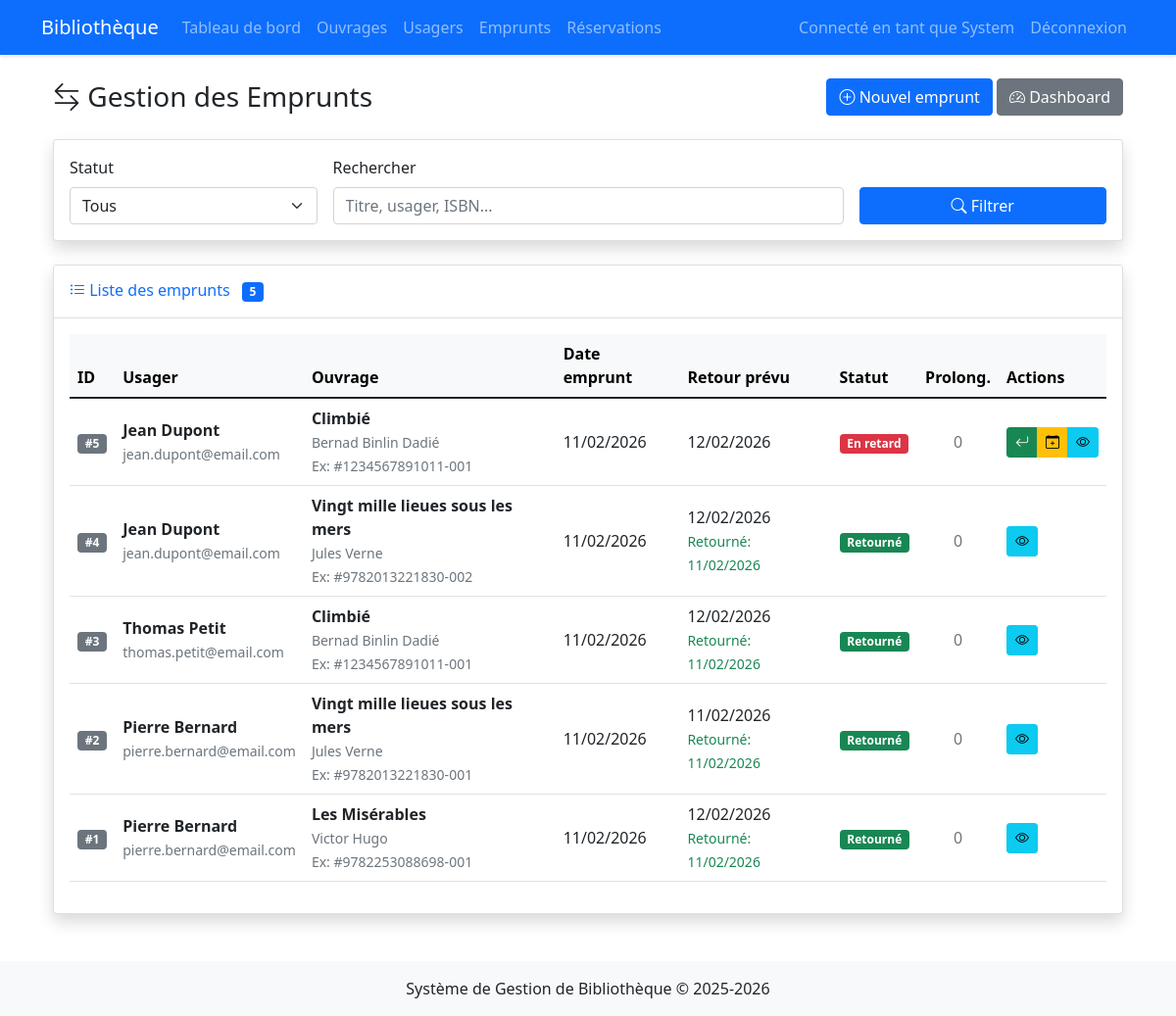
The page /admin/emprunts (signed in) on the database its author committed.
### models.py (models this page shows, shortened)
class Bibliothecaire(db.Model, UserMixin):
    __tablename__ = 'bibliothecaires'
    id = db.Column(db.Integer, primary_key=True)
    nom = db.Column(db.String(100), nullable=False)
    prenom = db.Column(db.String(100), nullable=False)
    login = db.Column(db.String(80), unique=True, nullable=False)
    password_hash = db.Column(db.String(200))
    date_creation = db.Column(db.DateTime, default=datetime.utcnow)

class Emprunt(db.Model):
    __tablename__ = 'emprunts'
    id = db.Column(db.Integer, primary_key=True)
    usager_id = db.Column(db.Integer, db.ForeignKey('usagers.id'), nullable=False)
    exemplaire_id = db.Column(db.Integer, db.ForeignKey('exemplaires.id'), nullable=False)
    date_emprunt = db.Column(db.DateTime, default=datetime.utcnow)
    date_retour_prevue = db.Column(db.DateTime)
    date_retour_reelle = db.Column(db.DateTime)
    statut = db.Column(db.String(20), default='en_cours')  # en_cours, retourné, en_retard
    prolongations = db.Column(db.Integer, default=0)
    def est_en_retard(self):
        if self.statut == 'retourné':
            return False
        return datetime.utcnow() > self.date_retour_prevue

class Usager(db.Model):
    __tablename__ = 'usagers'
    id = db.Column(db.Integer, primary_key=True)
    nom = db.Column(db.String(100), nullable=False)
    prenom = db.Column(db.String(100), nullable=False)
    email = db.Column(db.String(120), unique=True, nullable=False)
    telephone = db.Column(db.String(20))
    adresse = db.Column(db.Text)
    date_inscription = db.Column(db.DateTime, default=datetime.utcnow)
    statut = db.Column(db.String(20), default='actif')  # actif, suspendu, inactif
    emprunts = db.relationship('Emprunt', backref='usager', lazy=True)
    reservations = db.relationship('Reservation', backref='usager', lazy=True)

class Ouvrage(db.Model):
    __tablename__ = 'ouvrages'
    id = db.Column(db.Integer, primary_key=True)
    titre = db.Column(db.String(200), nullable=False)
    auteur = db.Column(db.String(200), nullable=False)
    isbn = db.Column(db.String(20), unique=True)
    annee_publication = db.Column(db.Integer)
    editeur = db.Column(db.String(100))
    categorie = db.Column(db.String(50))
    description = db.Column(db.Text)
    nombre_exemplaires = db.Column(db.Integer, default=1)
    date_ajout = db.Column(db.DateTime, default=datetime.utcnow)
    exemplaires = db.relationship('Exemplaire', backref='ouvrage', lazy=True)
    reservations = db.relationship('Reservation', backref='ouvrage', lazy=True)

class Exemplaire(db.Model):
    __tablename__ = 'exemplaires'
    id = db.Column(db.Integer, primary_key=True)
    ouvrage_id = db.Column(db.Integer, db.ForeignKey('ouvrages.id'), nullable=False)
    numero = db.Column(db.String(50), nullable=False)  # Numéro d'inventaire
    etat = db.Column(db.String(20), default='bon')  # bon, abîmé, perdu
    date_acquisition = db.Column(db.DateTime, default=datetime.utcnow)
    emprunts = db.relationship('Emprunt', backref='exemplaire', lazy=True)

### app.py (the view)
@app.route('/admin/emprunts')
@login_required
def liste_emprunts():
    emprunts = Emprunt.query.order_by(Emprunt.date_emprunt.desc()).all()
    return render_template('emprunts.html', emprunts=emprunts)

### app.py (called while the page is built)
@login_manager.user_loader
def load_user(user_id):
    return Bibliothecaire.query.get(int(user_id))

### templates/emprunts.html (shortened to what this page needs)
{% extends "base.html" %}
{% block content %}
<div class="container-fluid">
    <div class="d-sm-flex align-items-center justify-content-between mb-4">
        <h1 class="h3 mb-0 text-gray-800">
            <i class="bi bi-arrow-left-right"></i> Gestion des Emprunts
        </h1>
        <div>
            <a href="{{ url_for('nouvel_emprunt') }}" class="btn btn-primary">
                <i class="bi bi-plus-circle"></i> Nouvel emprunt
            </a>
            <a href="{{ url_for('dashboard') }}" class="btn btn-secondary">
                <i class="bi bi-speedometer2"></i> Dashboard
            </a>
        </div>
    </div>
    <div class="card shadow mb-4">
        <div class="card-body">
            <form method="GET" class="row g-3">
                <div class="col-md-3">
                    <label for="statut" class="form-label">Statut</label>
                    <select class="form-select" id="statut" name="statut" onchange="this.form.submit()">
                        <option value="tous" {% if request.args.get('statut', 'tous') == 'tous' %}selected{% endif %}>Tous</option>
                    </select>
                </div>
                <div class="col-md-6">
                    <label for="search" class="form-label">Rechercher</label>
                    <input type="text" class="form-control" id="search" name="search"
                           placeholder="Titre, usager, ISBN..."
                           value="{{ request.args.get('search', '') }}">
                </div>
                <div class="col-md-3 d-flex align-items-end">
                    <button type="submit" class="btn btn-primary w-100">
                        <i class="bi bi-search"></i> Filtrer
                    </button>
                </div>
            </form>
        </div>
    </div>
    <div class="card shadow">
        <div class="card-header bg-white py-3">
            <h6 class="m-0 font-weight-bold text-primary">
                <i class="bi bi-list-ul"></i> Liste des emprunts
                <span class="badge bg-primary ms-2">{{ emprunts|length }}</span>
            </h6>
        </div>
        <div class="card-body">
            <div class="table-responsive">
                <table class="table table-hover align-middle">
                    <thead class="table-light">
                        <tr>
                            <th>ID</th>
                            <th>Usager</th>
                            <th>Ouvrage</th>
                            <th>Date emprunt</th>
                            <th>Retour prévu</th>
                            <th>Statut</th>
                            <th>Prolong.</th>
                            <th>Actions</th>
                        </tr>
                    </thead>
                    <tbody>
                        {% for emprunt in emprunts %}
                        <tr>
                            <td><span class="badge bg-secondary">#{{ emprunt.id }}</span></td>
                            <td>
                                <strong>{{ emprunt.usager.prenom }} {{ emprunt.usager.nom }}</strong><br>
                                <small class="text-muted">{{ emprunt.usager.email }}</small>
                            </td>
                            <td>
                                <strong>{{ emprunt.exemplaire.ouvrage.titre }}</strong><br>
                                <small class="text-muted">{{ emprunt.exemplaire.ouvrage.auteur }}</small>
                                <br><small class="text-muted">Ex: #{{ emprunt.exemplaire.numero }}</small>
                            </td>
                            <td>{{ emprunt.date_emprunt.strftime('%d/%m/%Y') }}</td>
                            <td>
                                {{ emprunt.date_retour_prevue.strftime('%d/%m/%Y') }}
                                {% if emprunt.date_retour_reelle %}
                                <br><small class="text-success">Retourné: {{ emprunt.date_retour_reelle.strftime('%d/%m/%Y') }}</small>
                                {% endif %}
                            </td>
                            <td>
                                {% if emprunt.statut == 'retourné' %}
                                    <span class="badge bg-success">Retourné</span>
                                {% elif emprunt.est_en_retard() %}
                                    <span class="badge bg-danger">En retard</span>
                                {% else %}
                                    <span class="badge bg-primary">En cours</span>
                                {% endif %}
                            </td>
                            <td class="text-center">
                                {% if emprunt.prolongations > 0 %}
                                    <span class="badge bg-info">{{ emprunt.prolongations }}/2</span>
                                {% else %}
                                    <span class="text-muted">0</span>
                                {% endif %}
                            </td>
                            <td>
                                <div class="btn-group" role="group">
                                    {% if emprunt.statut == 'en_cours' %}
                                        <a href="{{ url_for('retourner_emprunt', id=emprunt.id) }}"
                                           class="btn btn-sm btn-success"
                                           title="Retour"
                                           onclick="return confirm('Confirmer le retour de cet emprunt ?')">
                                            <i class="bi bi-arrow-return-left"></i>
                                        </a>
                                        <a href="{{ url_for('prolonger_emprunt', id=emprunt.id) }}"
                                           class="btn btn-sm btn-warning {% if emprunt.prolongations >= 2 %}disabled{% endif %}"
                                           title="Prolonger (7 jours)"
                                           onclick="return confirm('Prolonger cet emprunt de 7 jours ?')">
                                            <i class="bi bi-calendar-plus"></i>
                                        </a>
                                    {% endif %}
                                    <a href="#" class="btn btn-sm btn-info" title="Détails">
                                        <i class="bi bi-eye"></i>
                                    </a>
                                </div>
                            </td>
                        </tr>
                        {% endfor %}
                    </tbody>
                </table>
            </div>
        </div>
    </div>
</div>
{% endblock %}

### templates/base.html (shortened to what this page needs)
<!DOCTYPE html>
<html lang="fr">
<head>
    <link rel="stylesheet" href="{{ url_for('static', filename='css/style.css') }}">
    <link href="https://cdn.jsdelivr.net/npm/bootstrap@5.1.3/dist/css/bootstrap.min.css" rel="stylesheet">
<link rel="stylesheet" href="https://cdn.jsdelivr.net/npm/bootstrap-icons@1.10.0/font/bootstrap-icons.css">
</head>
<body>
    <nav class="navbar navbar-expand-lg navbar-dark bg-primary">
        <div class="container">
            <a class="navbar-brand" href="{{ url_for('index') }}">Bibliothèque</a>
            <div class="collapse navbar-collapse" id="navbarNav">
                <ul class="navbar-nav me-auto">
                    {% if current_user.is_authenticated %}
                    <li class="nav-item">
                        <a class="nav-link" href="{{ url_for('dashboard') }}">Tableau de bord</a>
                    </li>
                    <li class="nav-item">
                        <a class="nav-link" href="{{ url_for('liste_ouvrages') }}">Ouvrages</a>
                    </li>
                    <li class="nav-item">
                        <a class="nav-link" href="{{ url_for('liste_usagers') }}">Usagers</a>
                    </li>
                    <li class="nav-item">
                        <a class="nav-link" href="{{ url_for('liste_emprunts') }}">Emprunts</a>
                    </li>
                    <li class="nav-item">
                        <a class="nav-link" href="{{ url_for('liste_reservations') }}">Réservations</a>
                    </li>
                    {% endif %}
                </ul>
                <ul class="navbar-nav">
                    {% if current_user.is_authenticated %}
                    <li class="nav-item">
                        <span class="nav-link">Connecté en tant que {{ current_user.prenom }}</span>
                    </li>
                    <li class="nav-item">
                        <a class="nav-link" href="{{ url_for('logout') }}">Déconnexion</a>
                    </li>
                    {% else %}
                    <li class="nav-item">
                        <a class="nav-link" href="{{ url_for('login') }}">Connexion</a>
                    </li>
                    {% endif %}
                </ul>
            </div>
        </div>
    </nav>
    <div class="container mt-4">
        {% block content %}{% endblock %}
    </div>
    <footer class="mt-5 py-3 bg-light">
        <div class="container text-center">
            <p class="mb-0">Système de Gestion de Bibliothèque &copy; 2025-2026</p>
        </div>
    </footer>
</body>
</html>

### static/css/style.css (style rules this page uses)
body { background-color: #f8f9fa; }
.card { box-shadow: 0 2px 4px rgba(0,0,0,0.1); transition: box-shadow 0.3s ease; }
.table th { background-color: #f8f9fa; border-bottom: 2px solid #dee2e6; }
.badge { font-size: 0.8em; }
.btn { border-radius: 4px; }
.navbar { box-shadow: 0 2px 4px rgba(0,0,0,0.1); }

### rows shown on the page
Bibliothecaire: prenom "System"
Emprunt: id "5", usager.prenom "Jean", usager.nom "Dupont", usager.email "jean.dupont@email.com", exemplaire.ouvrage.titre "Climbié", exemplaire.ouvrage.auteur "Bernad Binlin Dadié", exemplaire.numero "1234567891011-001", date_emprunt "11/02/2026", date_retour_prevue "12/02/2026", statut "En retard", prolongations "0"
Emprunt: id "4", usager.prenom "Jean", usager.nom "Dupont", usager.email "jean.dupont@email.com", exemplaire.ouvrage.titre "Vingt mille lieues sous les mers", exemplaire.ouvrage.auteur "Jules Verne", exemplaire.numero "9782013221830-002", date_emprunt "11/02/2026", date_retour_prevue "12/02/2026", date_retour_reelle "11/02/2026", statut "Retourné", prolongations "0"
Emprunt: id "3", usager.prenom "Thomas", usager.nom "Petit", usager.email "thomas.petit@email.com", exemplaire.ouvrage.titre "Climbié", exemplaire.ouvrage.auteur "Bernad Binlin Dadié", exemplaire.numero "1234567891011-001", date_emprunt "11/02/2026", date_retour_prevue "12/02/2026", date_retour_reelle "11/02/2026", statut "Retourné", prolongations "0"
Emprunt: id "2", usager.prenom "Pierre", usager.nom "Bernard", usager.email "pierre.bernard@email.com", exemplaire.ouvrage.titre "Vingt mille lieues sous les mers", exemplaire.ouvrage.auteur "Jules Verne", exemplaire.numero "9782013221830-001", date_emprunt "11/02/2026", date_retour_prevue "11/02/2026", date_retour_reelle "11/02/2026", statut "Retourné", prolongations "0"
Emprunt: id "1", usager.prenom "Pierre", usager.nom "Bernard", usager.email "pierre.bernard@email.com", exemplaire.ouvrage.titre "Les Misérables", exemplaire.ouvrage.auteur "Victor Hugo", exemplaire.numero "9782253088698-001", date_emprunt "11/02/2026", date_retour_prevue "12/02/2026", date_retour_reelle "11/02/2026", statut "Retourné", prolongations "0"

### other values the page prints
{{ emprunts|length }} "5"
